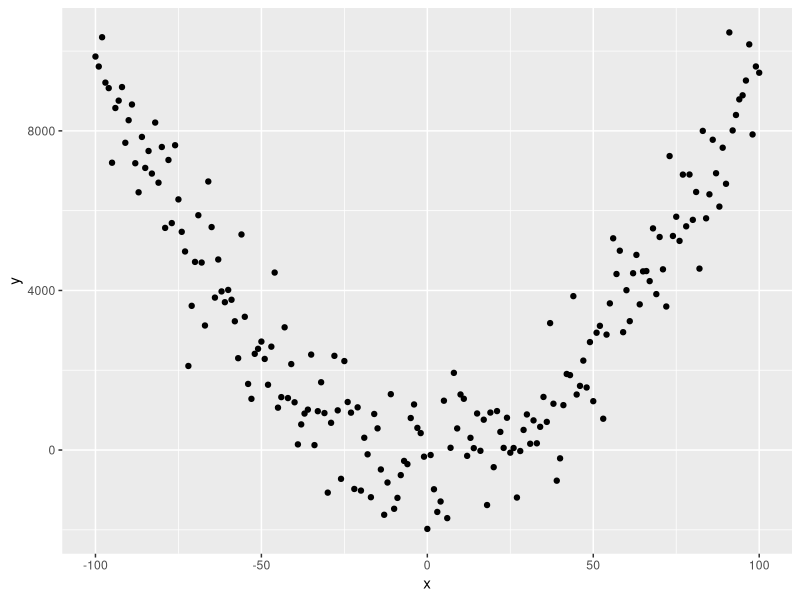

Write R code to recreate this figure. (Note: this script raises an error after producing the figure.)
## ---- chunk 1
library(tidyverse)
## ---- chunk 2
# set x range
x <- -100:100
# define y without error
y_det <- 0.01+x^2
# add some random variation
y <- y_det+rnorm(length(x),0,1000)

# create dataframe and plot
df <- data.frame(x, y)
ggplot(df, aes(x = x, y = y))+
  geom_point()
## ---- chunk 3
knitr::include_graphics("images/IceCream_Shark.png")
knitr::include_graphics("images/Autism_Organic.png")
